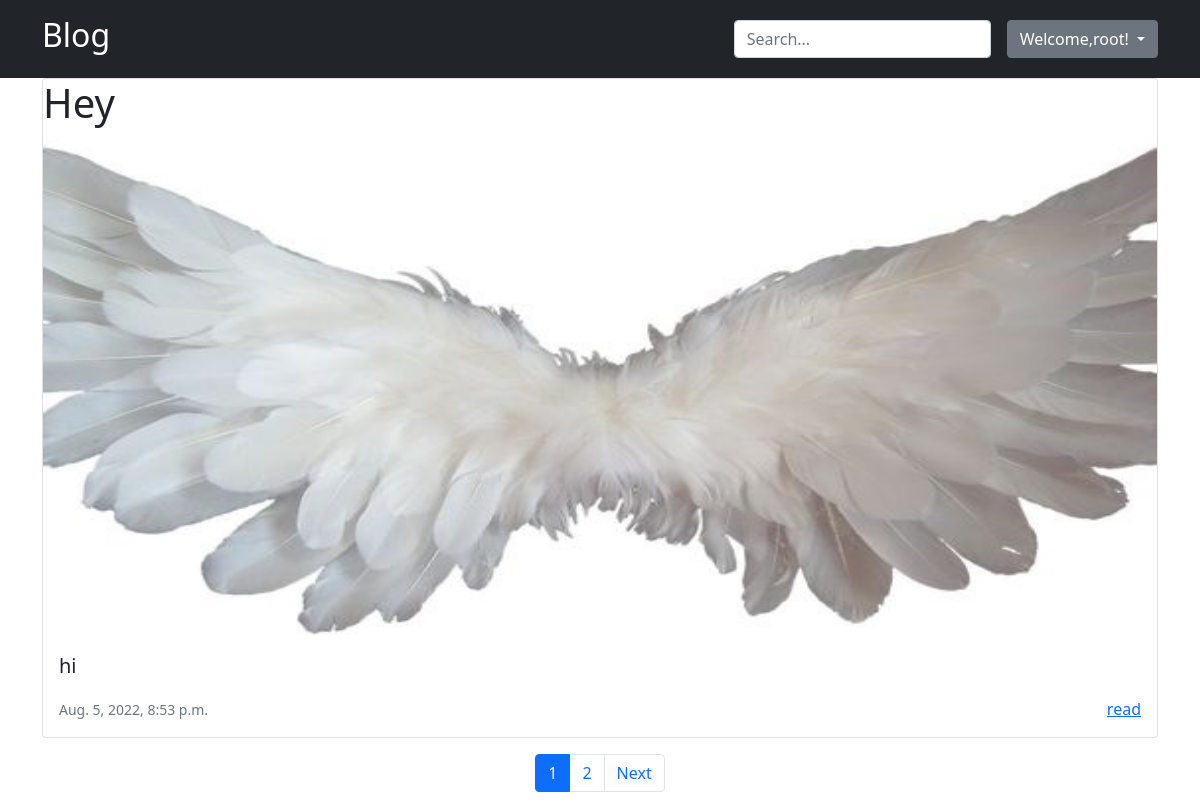
The app's page / (signed in) with its own data.
### post/models.py (models this page shows, shortened)
class Post(models.Model):
    title = models.CharField(max_length=150)
    slug = models.SlugField(unique=True, db_index=True,verbose_name="Url")
    content = models.TextField()
    photo = models.ImageField(upload_to="photo/%Y/%m/%d")
    time_created = models.DateTimeField(auto_now_add=True)
    time_updated = models.DateTimeField(auto_now=True)
    cat = models.ManyToManyField('Category')
    def get_absolute_url(self):
        return reverse('post_page', kwargs={'post_slug': self.slug})
    class Meta:
        ordering = ["time_created","title"]

### post/views.py (the view)
# urls.py: path('', PostHome.as_view(), name='home'),
class PostHome(DataMixin, ListView):
    def get_context_data(self, *, object_list=None, **kwargs):
        context = super().get_context_data(**kwargs)
        context['title'] = "Blog"
        return context
    def get_queryset(self):
        return Post.objects.filter().prefetch_related('cat')

### post/templates/post/posts.html (shortened to what this page needs)
{% extends 'post/base.html' %}
{% block content %}
<div class="container">
{% for post in posts %}
    <div class="card mb-3">
        <h1 class="card-title">{{post.title}}</h1>
        <img class="card-img-top img-fluid" style="height: 500px" src="{{post.photo.url}}" alt="Card image cap">
      <div class="card-body">
        <p class="card-text fs-5">{{post.content | truncatewords:100}}</p>
        <p class="card-text"><small class="text-muted">{{post.time_created}}</small><a class="float-end" href="{{ post.get_absolute_url }}">read</a></p>
      </div>
    </div>
{%endfor%}
</div>
{% if page_obj.has_other_pages %}
<nav aria-label="Page navigation example">
  <ul class="pagination justify-content-center">
      {%for p in paginator.page_range%}
        {% if p == page_obj.number %}
            <li class="page-item active"><a class="page-link" href="?page={{p}}">{{p}}</a></li>
        {% elif p >= page_obj.number|add:-2 and p <= page_obj.number|add:2 %}
            <li class="page-item"><a class="page-link" href="?page={{p}}">{{p}}</a></li>
        {% endif %}
      {%endfor%}
      {%if page_obj.has_next%}
    <li class="page-item">
      <a class="page-link" href="?page={{page_obj.next_page_number}}">Next</a>
    </li>
      {% endif %}
  </ul>
</nav>
{% endif %}
{% endblock %}

### post/templates/post/base.html (shortened to what this page needs)
{% load static %}
<!DOCTYPE html>
<html lang="en">
<head>
    <link href="https://cdn.jsdelivr.net/npm/bootstrap@5.1.3/dist/css/bootstrap.min.css" rel="stylesheet">
</head>
<body>
<header class="p-3 bg-dark text-white">
    <div class="container">
      <div class="d-flex flex-wrap align-items-center justify-content-center justify-content-lg-start">
        <a href="{% url 'home' %}" class="d-flex align-items-center me-lg-auto mb-2 mb-lg-0 text-white text-decoration-none">
          <h2>Blog</h2>
        </a>
        <form action="{% url 'search'  %}" method="get" class="col-12 col-lg-auto mb-3 mb-lg-0 me-lg-3">
          <input name="text" type="search" class="form-control form-control-dark" placeholder="Search..." aria-label="Search">
        </form>
        {% if request.user.is_authenticated %}
            <div class="dropdown">
                  <button class="btn btn-secondary dropdown-toggle" type="button" id="dropdownMenuButton1" data-bs-toggle="dropdown" aria-expanded="false">
                    Welcome,{{user.username}}!
                  </button>
            </div>
        {% else %}
        <div class="text-end">
            <a class="btn btn-outline-light me-2" href="{% url 'login' %}">Login</a>
            <a class="btn btn-warning"  href="{% url 'register' %}">Register</a>
        </div>
          {% endif %}
      </div>
    </div>
  </header>
    {% block content %}
    {% endblock %}
</body>
</html>

### records on screen
Post: title "Hey", photo (picture), content "hi", time_created "Aug. 5, 2022, 8:53 p.m."

### other values on screen
{{ user.username }} "root"
{{ p }} "1"
{{ p }} "2"
